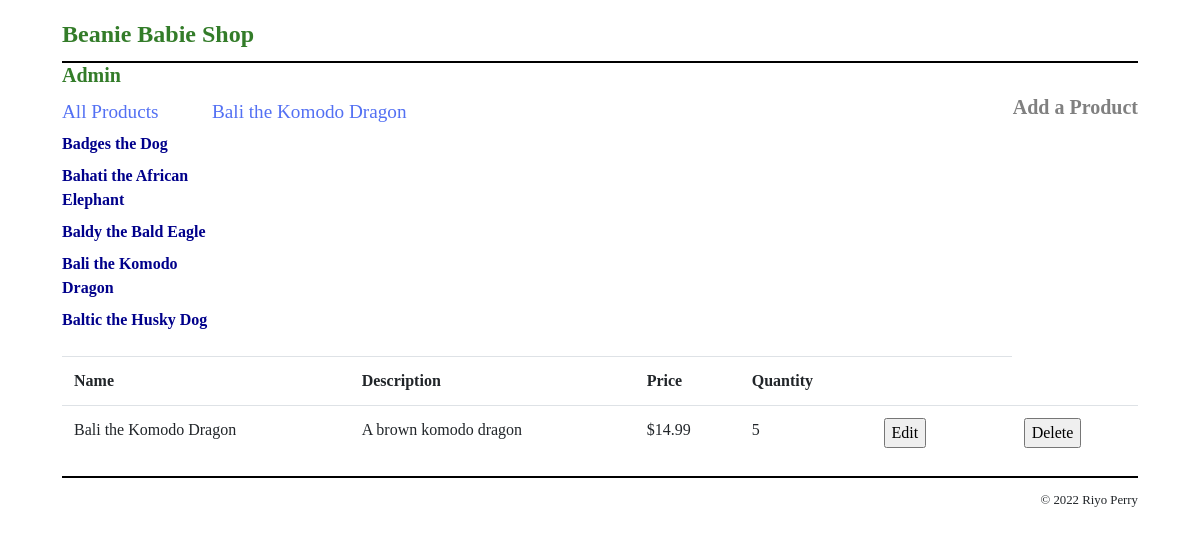
Page /product_list.php?product_id=4 on the committed database.
### tables this page shows
CREATE TABLE products (
  productID INT(12) NOT NULL AUTO_INCREMENT,
  productName VARCHAR(255)  NOT NULL,
  productDescription  VARCHAR(800)  NOT NULL,
  productPrice  FLOAT(6,2)  NOT NULL,
  productQuantity INT(255)  NOT NULL,
  PRIMARY KEY (productID)
);

### product_list.php (the view, shortened to what this page needs)
<?php
require_once('database.php');
if (!isset($product_id)) {
    $product_id = filter_input(INPUT_GET, 'product_id');
}
$allProductsQuery = 'SELECT * FROM products ORDER BY productID';
$allProductsStatement = $db->prepare($allProductsQuery);
$allProductsStatement->execute();
$allProducts = $allProductsStatement->fetchAll();
$productQuery= 'SELECT * FROM products WHERE productID = :product_id';
$productStatement = $db->prepare($productQuery);
$productStatement->bindValue(':product_id', $product_id);
$productStatement->execute();
$selectedProduct = $productStatement->fetch();
?>
<!DOCTYPE html>
<html>
<head>
    <link rel="stylesheet" href="https://stackpath.bootstrapcdn.com/bootstrap/4.3.1/css/bootstrap.min.css">
    <link rel="stylesheet" type="text/css" href="styles/main.css" />
</head>
<body>
    <header><h1><a href="index.php">Beanie Babie Shop</a></h1></header>
    <h5 id="admin-header"><a href="admin_home.php">Admin</a></h5>
    <h5 id="add_product_bttn"><a href="add_product_form.php" style="color:gray; float:right;">Add a Product</a></h5>
    <main>
    <section>
    <aside>
        <h2>All Products</h2>
        <nav>
            <ul>
                <?php foreach ($allProducts as $product) : ?>
                    <li>
                        <a style="color:#00008B;" href="./product_list.php?product_id=<?php echo $product['productID']; ?>">
                            <?php echo $product['productName']; ?>
                        </a>
                    </li>
                <?php endforeach; ?>
            </ul>
        </nav>
    </aside>
    </section>
    <section>
        <h2><?php echo $selectedProduct['productName']; ?></h2>
        <table class="table">
            <tr>
                <th>Name</th>
                <th>Description</th>
                <th>Price</th>
                <th>Quantity</th>
                <th></th>
                <th></th>
            </tr>
            <tr>
                <td><?php echo $selectedProduct['productName']; ?></td>
                <td><?php echo $selectedProduct['productDescription']; ?></td>
                <td>$<?php echo $selectedProduct['productPrice']; ?></td>
                <td><?php echo $selectedProduct['productQuantity']; ?></td>
                <td>
                    <form action="edit_product_form.php" method="post" id="edit_product_form">
                        <input type="submit" value="Edit">
                    </form>
                <td>
                <td>
                    <form action="delete_product.php" method="post" id="delete_product">
                        <input type="submit" value="Delete">
                    </form>
                </td>
            </tr>
        </table>
    </section>
    </main>
</body>
<footer>
    <p>&copy; <?php echo date("Y"); ?> Riyo Perry</p>
</footer>
</body>
</html>

### styles/main.css (style rules this page uses)
html { background-color: white; }
body { margin-top: 0; font-family: American Typewriter, serif; width: 95%; margin: 0 auto; background-color: white; padding: .5em 2em; }
header { margin: 0; border-bottom: 2px solid black; }
header h1 { margin: 0; padding: .5em 0; color: black; }
main { margin: 0; }
aside { float: left; width: 150px; }
nav ul { list-style-type: none; margin-left: 0; padding-left: 0; }
nav ul li { padding-bottom: 0.5em; }
footer { clear: both; margin-top: 1em; border-top: 2px solid black; }
footer p { text-align: right; font-size: 80%; margin: 1em 0; }
h1 { font-size: 150%; margin: 0; padding: .5em 0 .25em; }
h2 { font-size: 120%; margin: 0; padding: .25em 0 .5em; }
h1, h2 { color: rgb(83, 112, 243); }
ul { margin: 0 0 1em 0; padding: 0 0 0 2.5em; }
li { margin: 0; padding: 0; }
a { color: rgb(51, 124, 41); font-weight: bold; }
form { margin: 0; }
#add_product_bttn { color: gray; }

### rows in the picture
products: productName "Badges the Dog"
products: productName "Bahati the African Elephant"
products: productName "Baldy the Bald Eagle"
products: productName "Bali the Komodo Dragon", productDescription "A brown komodo dragon", productPrice "14.99", productQuantity "5"
products: productName "Baltic the Husky Dog"
